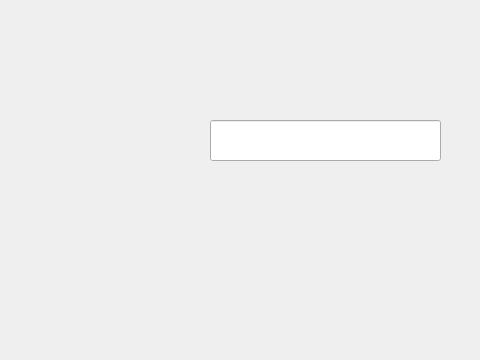
<?xml version="1.0" encoding="UTF-8"?>
<ui version="4.0">
 <class>Option</class>
 <widget class="QMainWindow" name="Option">
  <property name="geometry">
   <rect>
    <x>0</x>
    <y>0</y>
    <width>480</width>
    <height>360</height>
   </rect>
  </property>
  <property name="windowTitle">
   <string>CO.crush</string>
  </property>
  <property name="windowIcon">
   <iconset resource="images.qrc">
    <normaloff>:/logo/img/Logo/Logo_COdat.jpg</normaloff>:/logo/img/Logo/Logo_COdat.jpg</iconset>
  </property>
  <widget class="QWidget" name="centralwidget">
   <widget class="QPushButton" name="guess_pushButton">
    <property name="geometry">
     <rect>
      <x>380</x>
      <y>20</y>
      <width>71</width>
      <height>21</height>
     </rect>
    </property>
    <property name="text">
     <string/>
    </property>
    <property name="icon">
     <iconset resource="images.qrc">
      <normaloff>:/other/img/Item/GUEST.png</normaloff>:/other/img/Item/GUEST.png</iconset>
    </property>
    <property name="iconSize">
     <size>
      <width>75</width>
      <height>75</height>
     </size>
    </property>
    <property name="flat">
     <bool>true</bool>
    </property>
   </widget>
   <widget class="QLabel" name="name_label">
    <property name="geometry">
     <rect>
      <x>30</x>
      <y>120</y>
      <width>171</width>
      <height>41</height>
     </rect>
    </property>
    <property name="text">
     <string/>
    </property>
    <property name="pixmap">
     <pixmap resource="images.qrc">:/other/img/Item/USERNAME.png</pixmap>
    </property>
    <property name="scaledContents">
     <bool>true</bool>
    </property>
    <property name="alignment">
     <set>Qt::AlignHCenter|Qt::AlignTop</set>
    </property>
    <property name="wordWrap">
     <bool>false</bool>
    </property>
   </widget>
   <widget class="QLineEdit" name="name_lineEdit">
    <property name="geometry">
     <rect>
      <x>210</x>
      <y>120</y>
      <width>231</width>
      <height>41</height>
     </rect>
    </property>
   </widget>
   <widget class="QPushButton" name="register_pushButton">
    <property name="geometry">
     <rect>
      <x>40</x>
      <y>230</y>
      <width>171</width>
      <height>41</height>
     </rect>
    </property>
    <property name="font">
     <font>
      <kerning>true</kerning>
     </font>
    </property>
    <property name="text">
     <string/>
    </property>
    <property name="icon">
     <iconset resource="images.qrc">
      <normaloff>:/other/img/Item/REGISTER.png</normaloff>:/other/img/Item/REGISTER.png</iconset>
    </property>
    <property name="iconSize">
     <size>
      <width>170</width>
      <height>170</height>
     </size>
    </property>
    <property name="flat">
     <bool>true</bool>
    </property>
   </widget>
   <widget class="QPushButton" name="signin_pushButton">
    <property name="geometry">
     <rect>
      <x>270</x>
      <y>230</y>
      <width>161</width>
      <height>41</height>
     </rect>
    </property>
    <property name="text">
     <string/>
    </property>
    <property name="icon">
     <iconset resource="images.qrc">
      <normaloff>:/other/img/Item/SIGNIN.png</normaloff>:/other/img/Item/SIGNIN.png</iconset>
    </property>
    <property name="iconSize">
     <size>
      <width>160</width>
      <height>160</height>
     </size>
    </property>
    <property name="flat">
     <bool>true</bool>
    </property>
   </widget>
  </widget>
 </widget>
 <resources>
  <include location="images.qrc"/>
 </resources>
 <connections/>
</ui>
